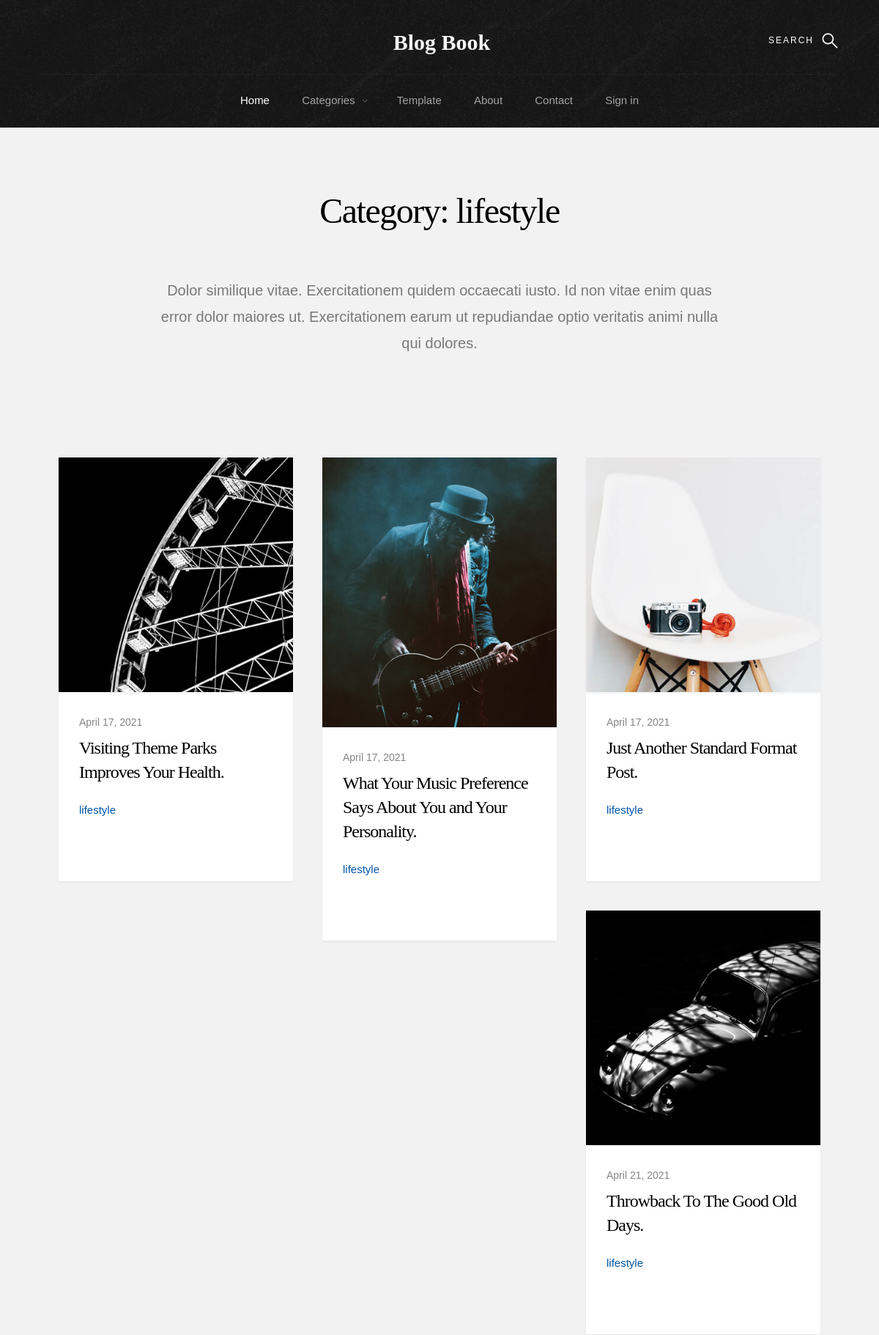
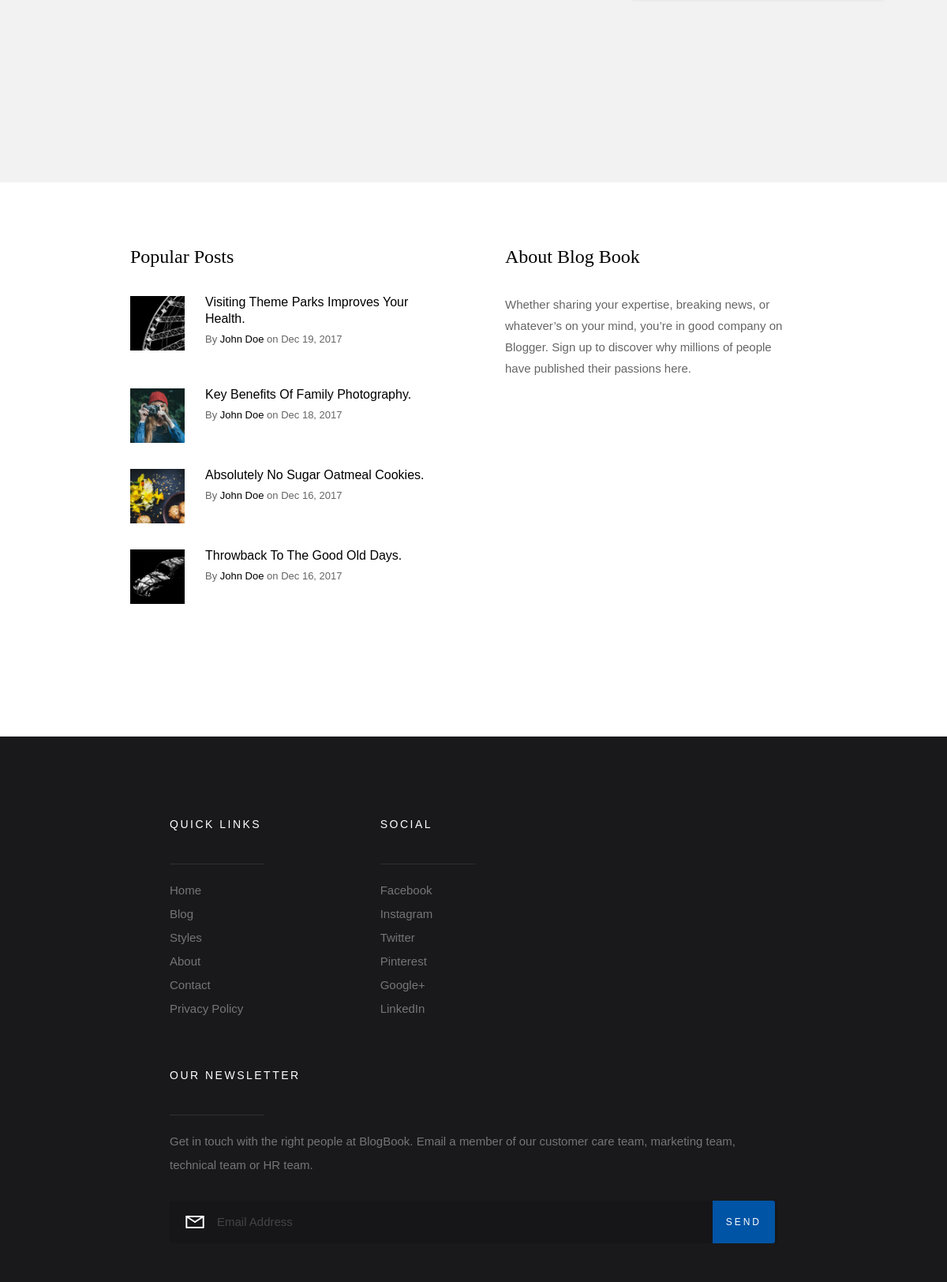
Screenshot of /category?cat=lifestyle (upper part) with the database file from the repository (2 pictures, top to bottom).
### polls/models.py (models this page shows, shortened)
class blogDetails(models.Model):
	blogTitle=models.CharField(max_length=200)
	blogCatagories=models.CharField(max_length=100)
	blogProfile=models.ImageField(upload_to="profiles",blank=True)
	blogAuthor=models.ForeignKey(User,on_delete=models.CASCADE,default=None)
	template=models.ForeignKey(blogTemplate,on_delete=models.CASCADE,default=None)
	blogDate=models.DateField(default=timezone.now)

### polls/views.py (the view)
# urls.py: path("category",views.index11,name="category"),
def index11(request):
	cat=request.GET["cat"]
	blog=blogDetails.objects.filter(blogCatagories=cat)
	return render(request,"main/category.html" ,{"blog": blog})

### templates/main/category.html (shortened to what this page needs)
{% load static %}
<!DOCTYPE html>
<html class="no-js" lang="en">
<head>
    <link href="{% static 'css/fontawesome.css' %}" rel="stylesheet" media="all">
    <link rel="stylesheet" href="{% static 'css/base.css' %}">
    <link rel="stylesheet" href="{% static 'css/vendor.css' %}">
    <link rel="stylesheet" href="{% static 'css/main.css' %}">
    <link href="{% static 'css/design.css' %}" rel="stylesheet" media="all">
</head>
<body id="top">
     {% include "main/header1.html" %}
    <section class="s-content">
        <div class="row narrow">
            <div class="col-full s-content__header" data-aos="fade-up">
                <h1>Category: {{ request.GET.cat }}</h1>
                <p class="lead">Dolor similique vitae. Exercitationem quidem occaecati iusto. Id non vitae enim quas error dolor maiores ut. Exercitationem earum ut repudiandae optio veritatis animi nulla qui dolores.</p>
            </div>
        </div>
        <section class="s-extra details_main">
        <div class="row masonry-wrap">
            <div class="masonry">
                {% for a in blog %}
                <article class="masonry__brick entry format-standard" data-aos="fade-up">
                    <div class="entry__thumb">
                        <a href="{{ a.template.templatename }}?blogtitle={{ a.blogTitle }}" class="entry__thumb-link">
                            <img src="{{ a.blogProfile.url }}"
                                     alt="">
                        </a>
                    </div>
                    <div class="entry__text">
                        <div class="entry__header">
                            <div class="entry__date">
                                <a href="#">{{ a.blogDate }}</a>
                            </div>
                            <h1 class="entry__title"><a href="{{ a.template.templatename }}?blogtitle={{ a.blogTitle }}">{{ a.blogTitle }}</a></h1>
                        </div>
                        <div class="entry__meta">
                            <span class="entry__meta-links">
                                <a href="category?cat={{a.blogAssociated.blogCatagories}}">{{a.blogCatagories}}</a>
                            </span>
                        </div>
                        <div class="dropdown report" >
                            <i class="fa fa-ellipsis-h dropbtn"></i>
                        </div>
                    </div>
                </article>
                {% endfor %}
            </div>
        </div>
    </section>
    </section>
    {% include "main/footer.html" %}
</body>
</html>

### static/css/base.css (style rules this page uses)
html { font-family: sans-serif; line-height: 1.15; -ms-text-size-adjust: 100%; -webkit-text-size-adjust: 100%; }
body { margin: 0; }
article, aside, footer, header, nav, section { display: block; }
h1 { font-size: 2em; margin: 0.67em 0; }
a { background-color: transparent; -webkit-text-decoration-skip: objects; }
img { border-style: none; }
html { font-size: 62.5%; box-sizing: border-box; }
*, *::before, *::after { box-sizing: inherit; }
body { font-weight: normal; line-height: 1; word-wrap: break-word; text-rendering: optimizeLegibility; -webkit-overflow-scrolling: touch; -webkit-text-size-adjust: none; }
body, input, button { -moz-osx-font-smoothing: grayscale; -webkit-font-smoothing: antialiased; }
img, video { max-width: 100%; height: auto; }
div, dl, dt, dd, ul, ol, li, h1, h2, h3, h4, h5, h6, pre, form, p, blockquote, th, td { margin: 0; padding: 0; }
h1, h2, h3, h4, h5, h6 { -webkit-font-smoothing: auto; -webkit-font-smoothing: antialiased; -webkit-font-variant-ligatures: common-ligatures; -moz-font-variant-ligatures: common-ligatures; font-variant-ligatures: common-ligatures; text-rendering: optimizeLegibility; }
em, i { font-style: italic; line-height: inherit; }
a { text-decoration: none; line-height: inherit; }
a img { border: none; }
.row { width: 94%; max-width: 1200px; margin: 0 auto; }
.row:after { content: ""; display: table; clear: both; }
[class*="col-"] { float: left; padding: 0 20px; }
.col-twelve, .col-full { width: 100%; }
@media only screen and (max-width: 1200px) { [class*="col-"] { padding: 0 15px; } }

### static/css/design.css (style rules this page uses)
* { margin: 0; padding: 0; -webkit-box-sizing: border-box; -moz-box-sizing: border-box; box-sizing: border-box; }
img { max-width: 100%; height: auto; }

### rows the page displays
blogDetails: blogProfile (picture), blogDate "April 17, 2021", blogTitle "Visiting Theme Parks Improves Your Health.", blogCatagories "lifestyle"
blogDetails: blogProfile (picture), blogDate "April 17, 2021", blogTitle "What Your Music Preference Says About You and Your Personality.", blogCatagories "lifestyle"
blogDetails: blogProfile (picture), blogDate "April 17, 2021", blogTitle "Just Another Standard Format Post.", blogCatagories "lifestyle"
blogDetails: blogProfile (picture), blogDate "April 21, 2021", blogTitle "Throwback To The Good Old Days.", blogCatagories "lifestyle"

### other values shown
{{ request.GET.cat }} "lifestyle"
